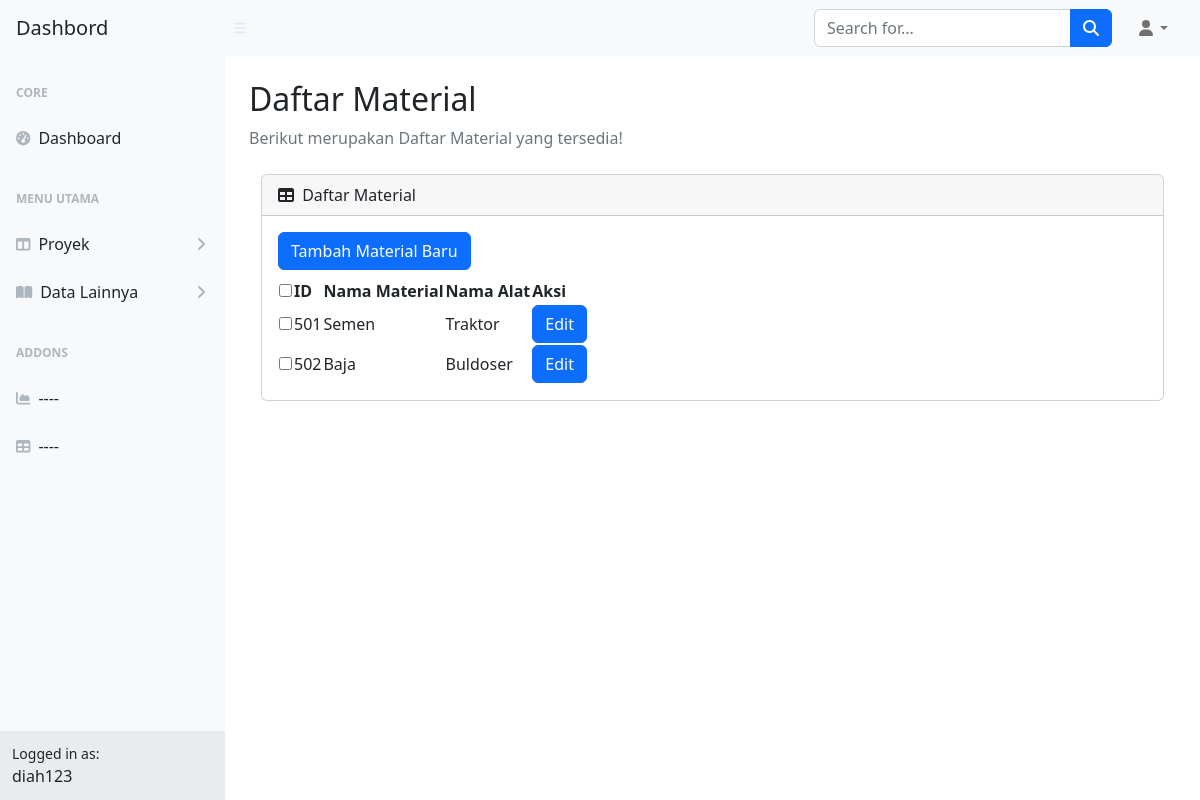
Page /Material.php (signed in) on the committed database.
### tables this page shows
CREATE TABLE IF NOT EXISTS `material` (
  `id_material` int NOT NULL AUTO_INCREMENT,
  `nama_material` varchar(50) DEFAULT NULL,
  `id_alat` int DEFAULT NULL,
  PRIMARY KEY (`id_material`),
  KEY `id_alat` (`id_alat`),
  CONSTRAINT `FK__peralatan` FOREIGN KEY (`id_alat`) REFERENCES `peralatan` (`id_alat`)
);

CREATE TABLE IF NOT EXISTS `peralatan` (
  `id_alat` int NOT NULL AUTO_INCREMENT,
  `nama_alat` varchar(50) DEFAULT NULL,
  PRIMARY KEY (`id_alat`)
);

### Material.php (the view, shortened to what this page needs)
<?php
include 'koneksi.php';
$username = $_SESSION['username'];
?>
<!DOCTYPE html>
<head>
    <link
      href="https://cdn.jsdelivr.net/npm/simple-datatables@7.1.2/dist/style.min.css"
      rel="stylesheet"
    />
    <link href="css/styles.css" rel="stylesheet" />
  </head>
  <body class="sb-nav-fixed">
    <nav class="sb-topnav navbar navbar-expand navbar-light bg-light">
      <a class="navbar-brand ps-3 text-dark" href="Dashboard.html">Dashbord</a>
      <button
        class="btn btn-link btn-sm order-1 order-lg-0 me-4 me-lg-0"
        id="sidebarToggle"
        href="#!"
      >
        <i class="fas fa-bars"></i>
      </button>
      <form
        class="d-none d-md-inline-block form-inline ms-auto me-0 me-md-3 my-2 my-md-0"
      >
        <div class="input-group">
          <input
            class="form-control"
            type="text"
            placeholder="Search for..."
            aria-label="Search for..."
            aria-describedby="btnNavbarSearch"
          />
          <button class="btn btn-primary" id="btnNavbarSearch" type="button">
            <i class="fas fa-search"></i>
          </button>
        </div>
      </form>
      <ul class="navbar-nav ms-auto ms-md-0 me-3 me-lg-4">
        <li class="nav-item dropdown">
          <a
            class="nav-link dropdown-toggle"
            id="navbarDropdown"
            href="#"
            role="button"
            data-bs-toggle="dropdown"
            aria-expanded="false"
            ><i class="fas fa-user fa-fw"></i
          ></a>
        </li>
      </ul>
    </nav>
    <div id="layoutSidenav">
      <div id="layoutSidenav_nav">
        <nav class="sb-sidenav accordion sb-sidenav-light" id="sidenavAccordion">
          <div class="sb-sidenav-menu">
            <div class="nav">
              <div class="sb-sidenav-menu-heading">Core</div>
              <a class="nav-link" href="Dashboard.html">
                <div class="sb-nav-link-icon">
                  <i class="fas fa-tachometer-alt"></i>
                </div>
                Dashboard
              </a>
              <div class="sb-sidenav-menu-heading">Menu Utama</div>
              <a
                class="nav-link collapsed"
                href="#"
                data-bs-toggle="collapse"
                data-bs-target="#collapseLayouts"
                aria-expanded="false"
                aria-controls="collapseLayouts"
              >
                <div class="sb-nav-link-icon">
                  <i class="fas fa-columns"></i>
                </div>
                Proyek
                <div class="sb-sidenav-collapse-arrow">
                  <i class="fas fa-angle-down"></i>
                </div>
              </a>
              <a
                class="nav-link collapsed"
                href="#"
                data-bs-toggle="collapse"
                data-bs-target="#collapsePages"
                aria-expanded="false"
                aria-controls="collapsePages"
              >
                <div class="sb-nav-link-icon">
                  <i class="fas fa-book-open"></i>
                </div>
                Data Lainnya
                <div class="sb-sidenav-collapse-arrow">
                  <i class="fas fa-angle-down"></i>
                </div>
              </a>
              <div class="sb-sidenav-menu-heading">Addons</div>
              <a class="nav-link" href="charts.html">
                <div class="sb-nav-link-icon">
                  <i class="fas fa-chart-area"></i>
                </div>
                ----
              </a>
              <a class="nav-link" href="tables.html">
                <div class="sb-nav-link-icon"><i class="fas fa-table"></i></div>
                ----
              </a>
            </div>
          </div>
          <div class="sb-sidenav-footer">
    <div class="small">Logged in as:</div>
    <?= $username ?>
  </div>
        </nav>
      </div>
      <div id="layoutSidenav_content">
        <main>
          <div class="container-fluid px-4">
          <h2 class="mt-4">Daftar Material</h2>
            <ol class="breadcrumb mb-4">
              <li class="breadcrumb-item active">Berikut merupakan Daftar Material yang tersedia!</li>
            </ol>
            <div class="container">
    <div class="card mb-4">
        <div class="card-header">
            <i class="fas fa-table me-1"></i>
            Daftar Material
        </div>
        <div class="card-body">
            <form id="form-multidelete" action="Material.php" method="post">
                <button type="button" class="btn btn-primary mb-2" data-bs-toggle="modal" data-bs-target="#createMaterialModal">Tambah Material Baru</button>
                <table id="datatablesSimple">
                    <thead>
                        <tr>
                            <th><input type="checkbox" id="checkAll"></th>
                            <th>ID</th>
                            <th>Nama Material</th>
                            <th>Nama Alat</th>
                            <th>Aksi</th>
                        </tr>
                    </thead>
                    <tbody>
                        <?php
                        $query = "
                            SELECT
                                material.id_material,
                                material.nama_material,
                                peralatan.nama_alat
                            FROM
                                material
                            JOIN
                                peralatan ON material.id_alat = peralatan.id_alat
                        ";
                        $result = mysqli_query($koneksi, $query);
                        while ($data = mysqli_fetch_array($result)) {
                            $id_material = $data['id_material'];
                            $namaMaterial = $data['nama_material'];
                            $namaAlat = $data['nama_alat'];
                        ?>
                        <tr>
                            <td><input type="checkbox" name="id_material[]" value="<?= $id_material ?>" class="checkItem"></td>
                            <td><?= $id_material ?></td>
                            <td><?= $namaMaterial ?></td>
                            <td><?= $namaAlat ?></td>
                            <td>
                                <button type="button" class="btn btn-primary editMaterialBtn" data-id="<?= $id_material ?>" data-nama="<?= $namaMaterial ?>" data-alat="<?= $data['id_alat'] ?>">Edit</button>
                            </td>
                        </tr>
                        <?php } ?>
                    </tbody>
                </table>
            </form>
        </div>
    </div>
</div>
    </main>
    </div>
    </div>
  </body>
</html>

### rows in the picture
material: id_material "501", nama_material "Semen", id_alat.nama_alat "Traktor"
material: id_material "502", nama_material "Baja", id_alat.nama_alat "Buldoser"

### other values in the picture
$username "diah123"
